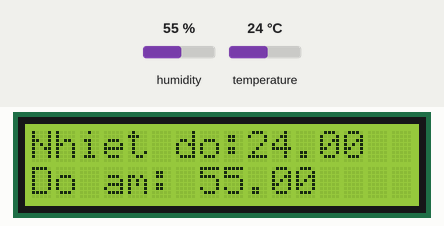
Recording of a sketch running on a simulated Arduino Uno, built with avr-gcc and run on an emulated ATmega328P. Parts: 16×2 character LCD. Inputs (shaded band) come from the test bench; at power-on: humidity 55 %, temperature 24 °C. What the sketch prints to the serial monitor is not drawn.

Above: at 2.6 s.
2.7 s: humidity set to 22 %
At 4.5 s:
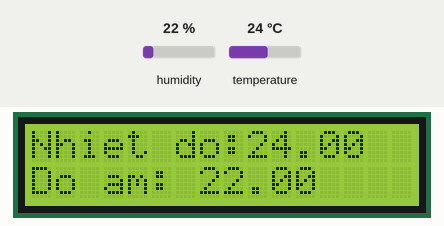
5.7 s: temperature set to 12 °C
At 7.2 s:
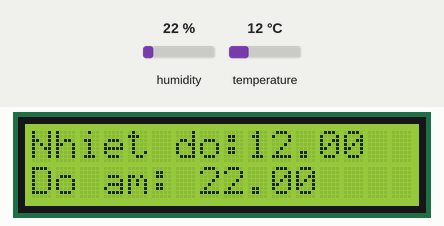
8.7 s: humidity set to 40 %
At 11.3 s:
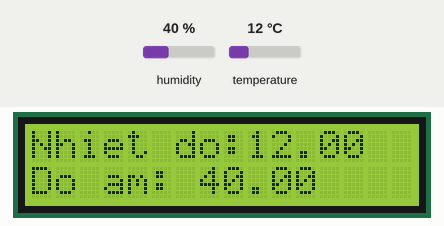
11.7 s: temperature set to 19 °C
At 12.8 s:
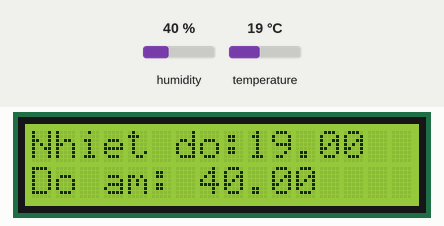
Timing chart, 0 to 14.7 s (numbered marks = the images above; inputs shaded):
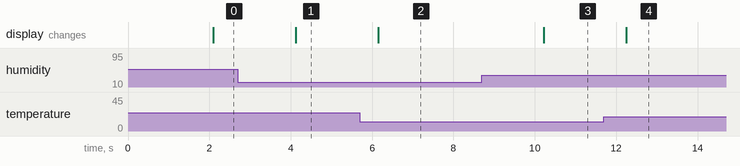

The sketch:

3.8_lcd.ino
```cpp
#include <LiquidCrystal.h>
#include <Adafruit_Sensor.h>
#include "DHT.h"
#define DHTPIN A1
#define DHTTYPE DHT11

LiquidCrystal lcd(8, 9, 4, 5, 6, 7); // khởi tạo các chân cho LCD
DHT dht(DHTPIN, DHTTYPE);            // Khởi tạo biến toàn cục cho cảm biến

void setup() {
  Serial.begin(9600);             // Khởi tạo cổng COM kết nối đến máy tính
  dht.begin();                    // Khởi tạo kết nối đến cảm biến
  lcd.begin(16, 2);               // Khởi tạo kết nối đến LCD
}

void loop() {
  delay(2000);                     // thời gian chờ cảm biến chuyển đổi giá trị
  float h = dht.readHumidity();    // đọc giá trị độ ẩm
  float t = dht.readTemperature(); // đọc giá trị nhiệt độ theo Celcius
  float f = dht.readTemperature(true); // đọc giá trị nhiệt độ theo Fahrenheit
  // kiểm tra dữ liệu
  if (isnan(h) || isnan(t) || isnan(f)) {
    Serial.println("Doc du lieu that bai");
    return;
  }
  // in các giá trị ra cổng COM trên máy tính
  Serial.print("Do am: ");
  Serial.print(h);
  Serial.println();		//xuống dòng
  Serial.print("Nhiet do: ");
  Serial.print(t);
  Serial.print("*C ");
  Serial.print(f);
  Serial.print("*F\t");
  Serial.println();		//xuống dòng
  // Hiển thị giá trị trên LCD
  lcd.clear(); // xoá các giá trị cũ trên LCD
  // in ra giá trị nhiệt độ
  lcd.setCursor(0, 0);
  lcd.print("Nhiet do:");
  lcd.print(t);
  // in ra giá trị độ ẩm
  lcd.setCursor(0,1);
  lcd.print("Do am: ");
  lcd.print(h);
}
```

Measured:
- after the input at 2.7 s, the display: changes after 1.4 s (image 1)
- after the input at 5.7 s, the display: changes after 0.46 s (image 2)
- after the input at 8.7 s, the display: changes after 1.5 s (image 3)
- after the input at 11.7 s, the display: changes after 0.55 s (image 4)
